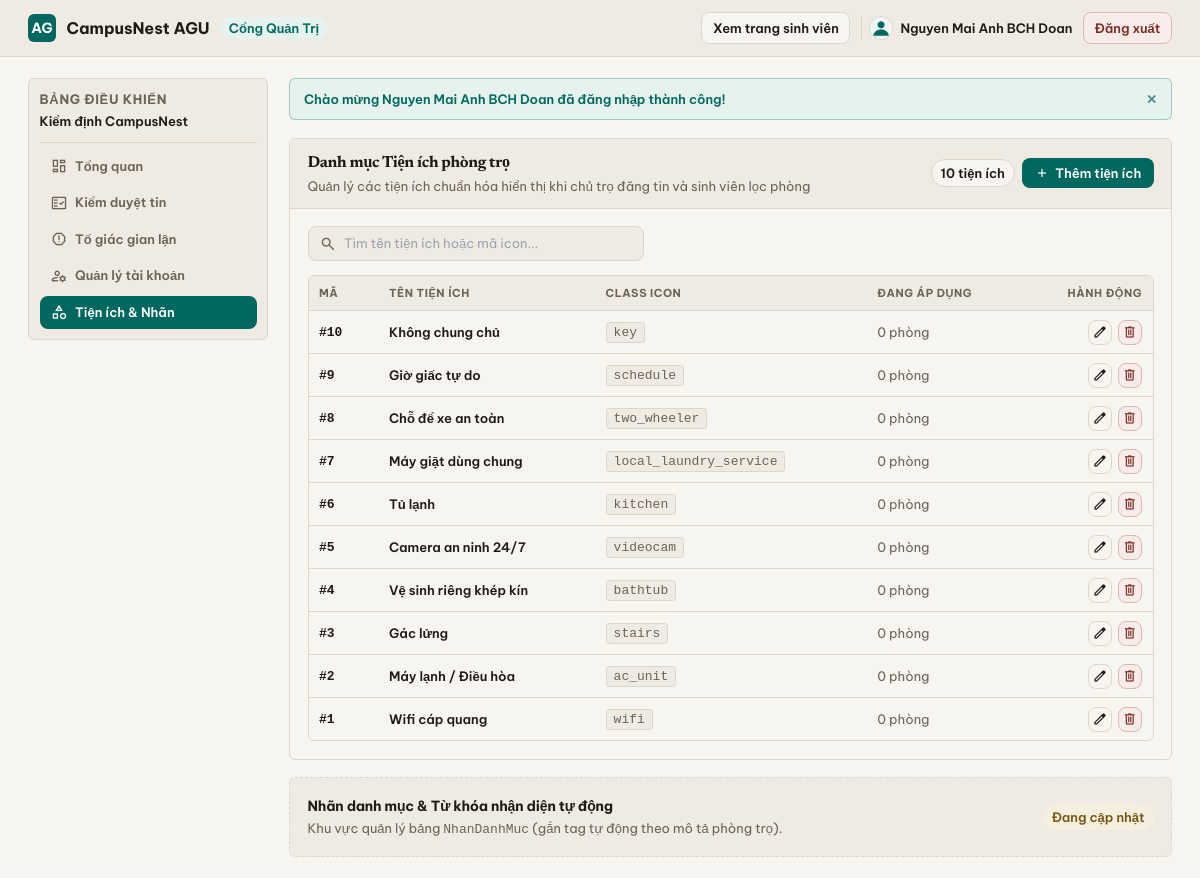
Page /quantri/quanly_tienich.php (signed in) on the committed database.
### tables this page shows
CREATE TABLE TienIch (
    MaTienIch INT AUTO_INCREMENT PRIMARY KEY,
    TenTienIch VARCHAR(100) NOT NULL UNIQUE,
    Icon VARCHAR(50) DEFAULT 'bi-check-circle'  
);

### cauhinh/auth.php (called while the page is built, shortened)
<?php
function nguoiDungHienTai(): ?array
{
    return isset($_SESSION['nguoidung']) ? $_SESSION['nguoidung'] : null;
}
function layThongBao(): ?array
{
    if (!isset($_SESSION['flash'])) {
        return null;
    }
    $tb = $_SESSION['flash'];
    return $tb;
}

### quantri/quanly_tienich.php (the view, shortened to what this page needs)
<?php
require_once __DIR__ . '/../cauhinh/auth.php';
require_once __DIR__ . '/../cauhinh/database.php';
$nd = nguoiDungHienTai();
$nd_hoten = $nd['hoten'] ?? 'Admin';
$nd_anh   = $nd['anhdaidien'] ?? '/DoAn_TimNhaTroSV_QLDAPM/assets/images/default-avatar.png';
function chuanHoaAnhAdmin(?string $path, string $macDinh = '/DoAn_TimNhaTroSV_QLDAPM/assets/images/default-avatar.png'): string
{
    return '/DoAn_TimNhaTroSV_QLDAPM/' . ltrim($path, './');
}
$resTienIch = $conn->query("
    SELECT t.MaTienIch, t.TenTienIch, t.Icon,
           COUNT(pt.MaPhong) AS SoPhongSuDung
    FROM TienIch t
    LEFT JOIN PhongTro_TienIch pt ON t.MaTienIch = pt.MaTienIch
    GROUP BY t.MaTienIch, t.TenTienIch, t.Icon
    ORDER BY t.MaTienIch DESC
");
$dsTienIch = $resTienIch ? $resTienIch->fetch_all(MYSQLI_ASSOC) : [];
$flashMsg = layThongBao();
include_once __DIR__ . '/../dungchung/header.php';
?>
<header class="w-full bg-bg-sub border-b border-border-warm py-3.5 px-4 sm:px-6 lg:px-8">
  <div class="max-w-[1560px] mx-auto flex flex-wrap items-center justify-between gap-4">
    <div class="flex items-center gap-3">
      <div class="w-8 h-8 rounded-card bg-accent text-white flex items-center justify-center font-bold text-sm">AG</div>
      <span class="text-base font-bold text-text-main">CampusNest AGU</span>
      <span class="px-2.5 py-0.5 rounded-full bg-status-green-bg text-accent text-xs font-semibold">Cổng Quản Trị</span>
    </div>
    <div class="flex items-center gap-3">
      <a href="/DoAn_TimNhaTroSV_QLDAPM/index.php" class="px-3 py-1.5 rounded-btn border border-border-warm bg-bg-main text-text-main font-semibold text-xs card-hover">Xem trang sinh viên</a>
      <div class="flex items-center gap-2 pl-2 border-l border-border-warm">
        <div class="relative overflow-hidden w-7 h-7 rounded-full border border-border-warm shrink-0">
          <img loading="lazy" onerror="this.onerror=null; this.style.display='none';" alt="Admin" class="w-full h-full object-cover" src="<?= htmlspecialchars(chuanHoaAnhAdmin($nd_anh)) ?>">
        </div>
        <span class="text-xs font-semibold text-text-main hidden sm:inline"><?= htmlspecialchars($nd_hoten) ?></span>
      </div>
      <a href="/DoAn_TimNhaTroSV_QLDAPM/taikhoan/dangxuat.php" class="px-3 py-1.5 rounded-btn border border-status-red-border bg-status-red-bg text-status-red-text font-semibold text-xs transition-all duration-200">Đăng xuất</a>
    </div>
  </div>
</header>
<div class="max-w-[1440px] w-full mx-auto px-4 sm:px-6 lg:px-8 py-6 flex-1">
  <div class="grid grid-cols-1 lg:grid-cols-[240px_1fr] gap-6 items-start">
    <aside class="lg:sticky lg:top-4 bg-bg-sub rounded-card border border-border-warm p-3 space-y-1 lg:self-start">
      <div class="pb-3 mb-2 border-b border-border-warm hidden lg:block">
        <p class="text-xs font-bold uppercase tracking-wider text-text-sub">Bảng điều khiển</p>
        <p class="text-xs text-text-main font-semibold mt-1">Kiểm định CampusNest</p>
      </div>
      <nav class="flex lg:flex-col gap-1 overflow-x-auto lg:overflow-visible -mx-1 px-1 lg:mx-0 lg:px-0">
        <a href="/DoAn_TimNhaTroSV_QLDAPM/quantri/index.php?tab=dashboard" class="admin-menu-item flex items-center gap-2 shrink-0 px-3 py-2 rounded-btn text-xs font-semibold transition-all duration-200 hover:bg-bg-main">
          <span class="material-symbols-outlined">dashboard</span><span>Tổng quan</span>
        </a>
        <a href="/DoAn_TimNhaTroSV_QLDAPM/quantri/index.php?tab=moderation" class="admin-menu-item flex items-center gap-2 shrink-0 px-3 py-2 rounded-btn text-xs font-semibold transition-all duration-200 hover:bg-bg-main">
          <span class="material-symbols-outlined">fact_check</span><span>Kiểm duyệt tin</span>
        </a>
        <a href="/DoAn_TimNhaTroSV_QLDAPM/quantri/index.php?tab=fraud" class="admin-menu-item flex items-center gap-2 shrink-0 px-3 py-2 rounded-btn text-xs font-semibold transition-all duration-200 hover:bg-bg-main">
          <span class="material-symbols-outlined">report</span><span>Tố giác gian lận</span>
        </a>
        <a href="/DoAn_TimNhaTroSV_QLDAPM/quantri/index.php?tab=users" class="admin-menu-item flex items-center gap-2 shrink-0 px-3 py-2 rounded-btn text-xs font-semibold transition-all duration-200 hover:bg-bg-main">
          <span class="material-symbols-outlined">manage_accounts</span><span>Quản lý tài khoản</span>
        </a>
        <a href="/DoAn_TimNhaTroSV_QLDAPM/quantri/quanly_tienich.php" class="admin-menu-item active flex items-center gap-2 shrink-0 px-3 py-2 rounded-btn text-xs font-semibold transition-all duration-200">
          <span class="material-symbols-outlined">category</span><span>Tiện ích & Nhãn</span>
        </a>
      </nav>
    </aside>
    <main class="min-w-0 space-y-5">
      <?php if ($flashMsg):
        $fLoai = $flashMsg['loai'] ?? 'info';
        $fClass = $fLoai === 'success'
          ? 'bg-status-green-bg text-accent border-accent/30'
          : ($fLoai === 'danger'
            ? 'bg-status-red-bg text-status-red-text border-status-red-border'
            : 'bg-status-amber-bg text-status-amber-text border-status-amber-text/30');
      ?>
      <div class="px-4 py-3 rounded-card border <?= $fClass ?> text-xs font-semibold flex items-center justify-between gap-2">
        <span><?= htmlspecialchars($flashMsg['noidung']) ?></span>
        <button type="button" onclick="this.parentElement.remove()" class="opacity-70 hover:opacity-100">✕</button>
      </div>
      <?php endif; ?>
      <section class="bg-bg-main rounded-card border border-border-warm overflow-hidden">
        <div class="bg-bg-sub px-5 py-3.5 border-b border-border-warm flex flex-wrap items-center justify-between gap-3">
          <div>
            <h1 class="text-base font-bold text-text-main">Danh mục Tiện ích phòng trọ</h1>
            <p class="text-xs text-text-sub mt-0.5">Quản lý các tiện ích chuẩn hóa hiển thị khi chủ trọ đăng tin và sinh viên lọc phòng</p>
          </div>
          <div class="flex items-center gap-2">
            <span class="px-2.5 py-1 rounded-full bg-bg-main border border-border-warm text-xs font-semibold text-text-main tnum"><?= count($dsTienIch) ?> tiện ích</span>
            <button type="button" onclick="openTienIchModal()" class="flex items-center gap-1.5 px-3.5 py-1.5 rounded-btn bg-accent text-white font-semibold text-xs transition-all duration-200 active:scale-[0.98]">
              <span class="material-symbols-outlined text-[16px]">add</span>Thêm tiện ích
            </button>
          </div>
        </div>
        <div class="p-5 space-y-4">
          <div class="flex items-center gap-2 bg-bg-sub border border-border-warm rounded-btn px-3 py-2 max-w-sm">
            <span class="material-symbols-outlined text-text-sub text-[18px]">search</span>
            <input id="search-tien-ich" type="search" oninput="filterTienIch()" placeholder="Tìm tên tiện ích hoặc mã icon..." class="bg-transparent outline-none text-xs text-text-main w-full">
          </div>
          <?php if (empty($dsTienIch)): ?>
          <div class="py-12 text-center text-text-sub space-y-2 border border-dashed border-border-warm rounded-card">
            <span class="material-symbols-outlined text-4xl block mx-auto text-accent">fact_check</span>
            <p class="text-sm font-semibold text-text-main">Chưa có tiện ích nào trong danh mục</p>
            <p class="text-xs">Bấm "Thêm tiện ích" để tạo các tiện ích như Wifi miễn phí, Máy lạnh, Gác lửng, Giữ xe...</p>
          </div>
          <?php else: ?>
          <div class="overflow-x-auto border border-border-warm rounded-card">
            <table class="w-full text-left border-collapse">
              <thead class="bg-bg-sub">
                <tr class="text-[11px] font-bold uppercase tracking-wider text-text-sub border-b border-border-warm">
                  <th class="py-2.5 px-3 w-20">Mã</th>
                  <th class="py-2.5 px-3">Tên tiện ích</th>
                  <th class="py-2.5 px-3">Class Icon</th>
                  <th class="py-2.5 px-3 tnum">Đang áp dụng</th>
                  <th class="py-2.5 px-3 text-right">Hành động</th>
                </tr>
              </thead>
              <tbody>
                <?php foreach ($dsTienIch as $ti): ?>
                <tr class="tienich-row border-t border-border-warm hover:bg-bg-sub/40 text-xs"
                    data-search="<?= strtolower(htmlspecialchars($ti['TenTienIch'] . ' ' . $ti['Icon'])) ?>">
                  <td class="py-2.5 px-3 font-mono font-bold text-text-main">#<?= $ti['MaTienIch'] ?></td>
                  <td class="py-2.5 px-3 font-semibold text-text-main"><?= htmlspecialchars($ti['TenTienIch']) ?></td>
                  <td class="py-2.5 px-3 font-mono text-text-sub">
                    <span class="px-2 py-0.5 rounded bg-bg-sub border border-border-warm"><?= htmlspecialchars($ti['Icon']) ?></span>
                  </td>
                  <td class="py-2.5 px-3 tnum text-text-sub"><?= (int)$ti['SoPhongSuDung'] ?> phòng</td>
                  <td class="py-2.5 px-3">
                    <div class="flex items-center justify-end gap-1.5">
                      <button type="button" onclick='editTienIch(<?= htmlspecialchars(json_encode($ti), ENT_QUOTES, "UTF-8") ?>)' title="Sửa tiện ích"
                        class="w-7 h-7 rounded-btn border border-border-warm bg-bg-main text-text-main flex items-center justify-center hover:border-accent">
                        <span class="material-symbols-outlined text-[16px]">edit</span>
                      </button>
                      <form method="POST" class="inline" onsubmit="return confirm('Xóa tiện ích này sẽ gỡ liên kết khỏi các phòng trọ đang chọn. Bạn chắc chắn muốn xóa?')">
                        <button type="submit" title="Xóa tiện ích"
                          class="w-7 h-7 rounded-btn border border-status-red-border bg-status-red-bg text-status-red-text flex items-center justify-center">
                          <span class="material-symbols-outlined text-[16px]">delete</span>
                        </button>
                      </form>
                    </div>
                  </td>
                </tr>
                <?php endforeach; ?>
              </tbody>
            </table>
          </div>
          <?php endif; ?>
        </div>
      </section>
      <section class="bg-bg-sub rounded-card border border-border-warm border-dashed p-5 flex flex-wrap items-center justify-between gap-3">
        <div>
          <h2 class="text-sm font-bold text-text-main">Nhãn danh mục & Từ khóa nhận diện tự động</h2>
          <p class="text-xs text-text-sub mt-0.5">Khu vực quản lý bảng <code class="font-mono">NhanDanhMuc</code> (gắn tag tự động theo mô tả phòng trọ).</p>
        </div>
        <span class="px-2.5 py-1 rounded-full bg-status-amber-bg text-status-amber-text text-xs font-semibold">Đang cập nhật</span>
      </section>
    </main>
  </div>
</div>
<?php include_once __DIR__ . '/../dungchung/footer.php'; ?>

### dungchung/header.php (shortened to what this page needs)
<?php
require_once __DIR__ . '/../cauhinh/auth.php';
?>
<!DOCTYPE html>
<html lang="vi">
<head>
  <script src="https://cdn.tailwindcss.com"></script>
  <script id="tailwind-config">
    tailwind.config = {
      theme: {
        extend: {
          colors: {
            "bg-main": "#F7F5F0",
            "bg-sub": "#EFEBE3",
            "text-main": "#1E1B16",
            "text-sub": "#6B6358",
            "accent": "#00685F",
            "border-warm": "#DDD6C9",
            "status-green-bg": "#E6F2EE",
            "status-green-text": "#00685F",
            "status-amber-bg": "#F5EFE0",
            "status-amber-text": "#785713",
            "status-gray-bg": "#E6E2DA",
            "status-gray-text": "#6B6358",
            "status-red-border": "#D9B8B4",
            "status-red-bg": "#F7ECEA",
            "status-red-text": "#7D2D24"
          },
          fontFamily: {
            "sans": ["Be Vietnam Pro", "sans-serif"],
            "serif": ["Newsreader", "Georgia", "serif"]
          },
          fontSize: {
            "xs": ["13px", { "lineHeight": "19px" }],
            "sm": ["14px", { "lineHeight": "21px" }],
            "base": ["16px", { "lineHeight": "24px" }],
            "lg": ["18px", { "lineHeight": "27px" }],
            "xl": ["22px", { "lineHeight": "30px" }],
            "2xl": ["28px", { "lineHeight": "36px" }],
            "3xl": ["36px", { "lineHeight": "44px" }],
            "4xl": ["48px", { "lineHeight": "56px" }]
          },
          borderRadius: {
            "card": "6px",
            "btn": "8px",
            "full": "9999px"
          }
        }
      }
    };
  </script>
</head>
<body class="bg-bg-main text-text-main antialiased min-h-screen flex flex-col">

### dungchung/footer.php (shortened to what this page needs)
</body>
</html>

### dungchung/header.php (style rules this page uses)
html, body { margin: 0; padding: 0; background-color: #F7F5F0; color: #1E1B16; font-family: 'Be Vietnam Pro', sans-serif; font-size: 14px; line-height: 1.6; scroll-behavior: smooth; }
h1 { font-family: 'Newsreader', Georgia, serif; font-weight: 700; letter-spacing: -0.02em; line-height: 1.15; }
h2 { font-family: 'Be Vietnam Pro', sans-serif; font-weight: 600; letter-spacing: -0.01em; }
.uppercase { letter-spacing: 0.05em; }
.tnum { font-variant-numeric: tabular-nums; }
.card-hover { transition: border-color 0.15s ease; }
.material-symbols-outlined { font-size: 18px; vertical-align: middle; }
.admin-menu-item { color: #6B6358; }
.admin-menu-item.active { background-color: #00685F; color: #FFFFFF; }
.admin-menu-item.active .material-symbols-outlined { color: #FFFFFF; }

### rows in the picture
tienich: MaTienIch "10", TenTienIch "Không chung chủ", Icon "key", SoPhongSuDung "0"
tienich: MaTienIch "9", TenTienIch "Giờ giấc tự do", Icon "schedule", SoPhongSuDung "0"
tienich: MaTienIch "8", TenTienIch "Chỗ để xe an toàn", Icon "two_wheeler", SoPhongSuDung "0"
tienich: MaTienIch "7", TenTienIch "Máy giặt dùng chung", Icon "local_laundry_service", SoPhongSuDung "0"
tienich: MaTienIch "6", TenTienIch "Tủ lạnh", Icon "kitchen", SoPhongSuDung "0"
tienich: MaTienIch "5", TenTienIch "Camera an ninh 24/7", Icon "videocam", SoPhongSuDung "0"
tienich: MaTienIch "4", TenTienIch "Vệ sinh riêng khép kín", Icon "bathtub", SoPhongSuDung "0"
tienich: MaTienIch "3", TenTienIch "Gác lửng", Icon "stairs", SoPhongSuDung "0"
tienich: MaTienIch "2", TenTienIch "Máy lạnh / Điều hòa", Icon "ac_unit", SoPhongSuDung "0"
tienich: MaTienIch "1", TenTienIch "Wifi cáp quang", Icon "wifi", SoPhongSuDung "0"

### other values in the picture
$nd_hoten "Nguyen Mai Anh BCH Doan"
$flashMsg['noidung'] "Chào mừng Nguyen Mai Anh BCH Doan đã đăng nhập thành công!"
count($dsTienIch) "10"
